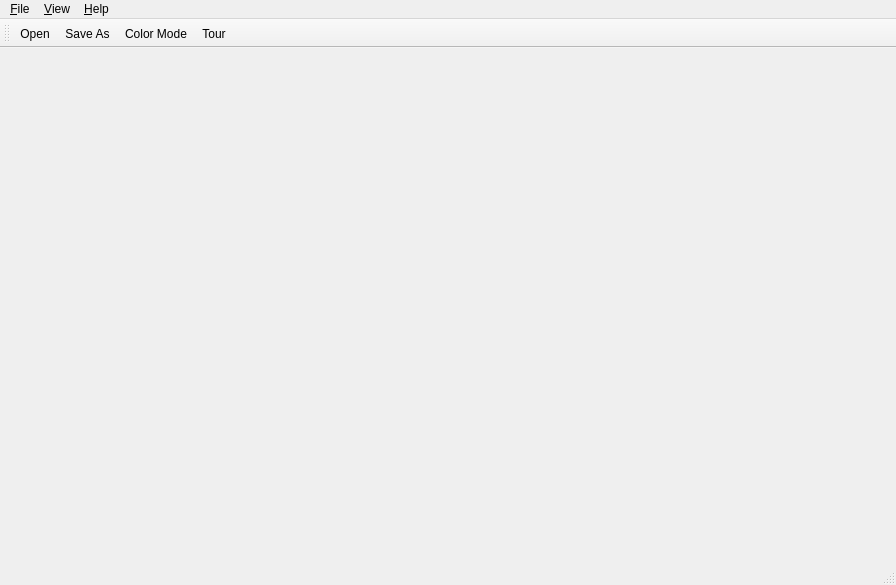
<?xml version="1.0" encoding="UTF-8"?>
<ui version="4.0">
 <class>PCLViewer</class>
 <widget class="QMainWindow" name="PCLViewer">
  <property name="windowModality">
   <enum>Qt::NonModal</enum>
  </property>
  <property name="geometry">
   <rect>
    <x>0</x>
    <y>0</y>
    <width>896</width>
    <height>585</height>
   </rect>
  </property>
  <property name="minimumSize">
   <size>
    <width>0</width>
    <height>0</height>
   </size>
  </property>
  <property name="maximumSize">
   <size>
    <width>5000</width>
    <height>5000</height>
   </size>
  </property>
  <property name="windowTitle">
   <string>PCLViewer</string>
  </property>
  <widget class="QWidget" name="centralwidget">
   <layout class="QHBoxLayout" name="horizontalLayout_3">
    <item>
     <widget class="QVTKWidget" name="qvtkWidget" native="true">
      <property name="sizePolicy">
       <sizepolicy hsizetype="Expanding" vsizetype="Expanding">
        <horstretch>50</horstretch>
        <verstretch>0</verstretch>
       </sizepolicy>
      </property>
      <property name="minimumSize">
       <size>
        <width>640</width>
        <height>480</height>
       </size>
      </property>
      <property name="font">
       <font>
        <pointsize>8</pointsize>
       </font>
      </property>
     </widget>
    </item>
   </layout>
  </widget>
  <widget class="QMenuBar" name="menuBar">
   <property name="geometry">
    <rect>
     <x>0</x>
     <y>0</y>
     <width>896</width>
     <height>25</height>
    </rect>
   </property>
   <property name="nativeMenuBar">
    <bool>true</bool>
   </property>
   <widget class="QMenu" name="menu_File">
    <property name="title">
     <string>&amp;File</string>
    </property>
    <addaction name="action_Open"/>
    <addaction name="action_Save"/>
    <addaction name="separator"/>
    <addaction name="action_Close"/>
   </widget>
   <widget class="QMenu" name="menu_About">
    <property name="title">
     <string>&amp;Help</string>
    </property>
    <addaction name="action_About"/>
   </widget>
   <widget class="QMenu" name="menu_Color_Mode">
    <property name="title">
     <string>&amp;View</string>
    </property>
    <addaction name="action_Color_Mode"/>
    <addaction name="action_Triangulation"/>
    <addaction name="actionTour"/>
    <addaction name="actionSet_Camera"/>
    <addaction name="actionTake_a_Screen_Shot"/>
   </widget>
   <addaction name="menu_File"/>
   <addaction name="menu_Color_Mode"/>
   <addaction name="menu_About"/>
  </widget>
  <widget class="QToolBar" name="toolBar">
   <property name="windowTitle">
    <string>toolBar</string>
   </property>
   <attribute name="toolBarArea">
    <enum>TopToolBarArea</enum>
   </attribute>
   <attribute name="toolBarBreak">
    <bool>false</bool>
   </attribute>
   <addaction name="action_Open"/>
   <addaction name="action_Save"/>
   <addaction name="action_Color_Mode"/>
   <addaction name="actionTour"/>
  </widget>
  <widget class="QStatusBar" name="statusBar"/>
  <action name="action_Open">
   <property name="icon">
    <iconset resource="resources.qrc">
     <normaloff>:/resources/Open-icon.png</normaloff>:/resources/Open-icon.png</iconset>
   </property>
   <property name="text">
    <string>&amp;Open ...</string>
   </property>
   <property name="shortcut">
    <string>Ctrl+O</string>
   </property>
  </action>
  <action name="action_About">
   <property name="icon">
    <iconset resource="resources.qrc">
     <normaloff>:/resources/About-icon.png</normaloff>:/resources/About-icon.png</iconset>
   </property>
   <property name="text">
    <string>&amp;About</string>
   </property>
  </action>
  <action name="action_Close">
   <property name="icon">
    <iconset resource="resources.qrc">
     <normaloff>:/resources/Close-icon.png</normaloff>:/resources/Close-icon.png</iconset>
   </property>
   <property name="text">
    <string>&amp;Exit</string>
   </property>
   <property name="shortcut">
    <string>Ctrl+Q</string>
   </property>
  </action>
  <action name="action_Save">
   <property name="icon">
    <iconset resource="resources.qrc">
     <normaloff>:/resources/Save-icon.png</normaloff>:/resources/Save-icon.png</iconset>
   </property>
   <property name="text">
    <string>&amp;Save As ...</string>
   </property>
   <property name="shortcut">
    <string>Ctrl+S</string>
   </property>
  </action>
  <action name="action_Color_Mode">
   <property name="icon">
    <iconset resource="resources.qrc">
     <normaloff>:/resources/Color-icon.png</normaloff>:/resources/Color-icon.png</iconset>
   </property>
   <property name="text">
    <string>&amp;Color Mode ...</string>
   </property>
  </action>
  <action name="action_Triangulation">
   <property name="text">
    <string>&amp;Triangulation Settings</string>
   </property>
  </action>
  <action name="actionTour">
   <property name="text">
    <string>Tour ...</string>
   </property>
  </action>
  <action name="actionSet_Camera">
   <property name="text">
    <string>Set Camera ...</string>
   </property>
  </action>
  <action name="actionTake_a_Screen_Shot">
   <property name="text">
    <string>Take a Screen Shot</string>
   </property>
  </action>
 </widget>
 <customwidgets>
  <customwidget>
   <class>QVTKWidget</class>
   <extends>QWidget</extends>
   <header>QVTKWidget.h</header>
   <container>1</container>
  </customwidget>
 </customwidgets>
 <resources>
  <include location="resources.qrc"/>
 </resources>
 <connections/>
</ui>
